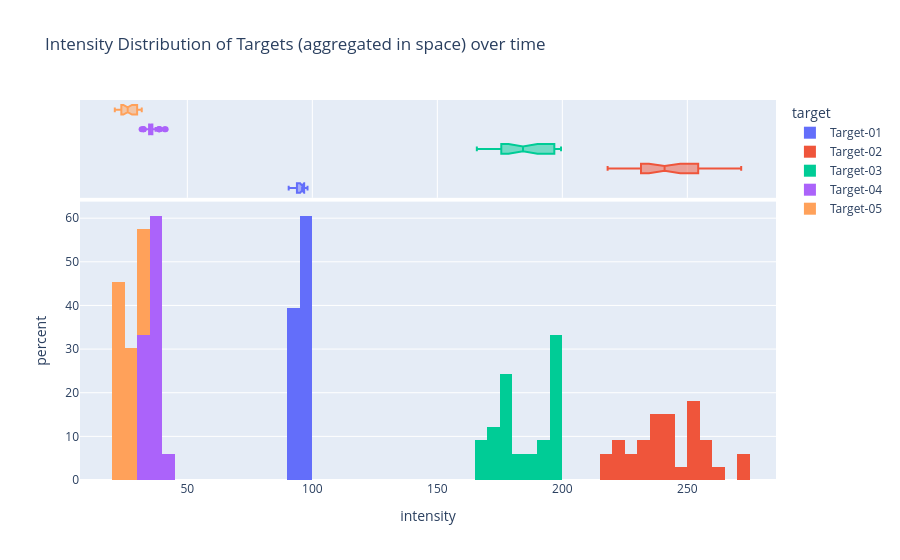

Notebook cell for this chart:
### Markdown cell above
https://plotly.com/chart-studio-help/histogram/#normalizing-a-histogram

### Code cell
plot_data = subtarget_statistics.loc[:, pd.IndexSlice[:, "grey"]]
plot_data = plot_data.melt(value_name="intensity")

fig = px.histogram(
    plot_data,
    x="intensity",
    color="target",
    marginal="box",  # can be 'rug', `box`, `violin`
    hover_data=plot_data.columns,
    histfunc="count",  # can be "avg"
    nbins=100,
    histnorm="percent",  # '', 'percent', 'probability', 'density', 'probability density'
    title="Intensity Distribution of Targets (aggregated in space) over time",
    # log_y=True,
)
fig.show()

### Figure 1 — Plotly figure (JSON) as saved in the notebook; plotly's stock layout.template omitted (floating-point values rounded to 4 significant figures)
{"data": [{"bingroup": "x", "histfunc": "count", "histnorm": "percent", "hovertemplate": "target=Target-01<br>intensity=%{x}<br>percent=%{y}<extra></extra>", "legendgroup": "Target-01", "marker": {"color": "#636efa", "pattern": {"shape": ""}}, "name": "Target-01", "nbinsx": 100, "orientation": "v", "showlegend": true, "type": "histogram", "x": [93.78, 97.54, 98.07, 96.45, 97.15, 96.42, 97.84, 96.71, 95.68, 94.65, 93.86, 95.18, 95.92, 96.67, 96.58, 97.01, 96.81, 96.27, 96.65, 96.37, 95.51, 94.84, 93.9, 91.49, 90.54, 92.11, 94.08, 92.09, 91.03, 90.79, 92.65, 96.98, 97.1], "xaxis": "x", "yaxis": "y"}, {"customdata": [["Target-01", "grey"], ["Target-01", "grey"], ["Target-01", "grey"], ["Target-01", "grey"], ["Target-01", "grey"], ["Target-01", "grey"], ["Target-01", "grey"], ["Target-01", "grey"], ["Target-01", "grey"], ["Target-01", "grey"], ["Target-01", "grey"], ["Target-01", "grey"], ["Target-01", "grey"], ["Target-01", "grey"], ["Target-01", "grey"], ["Target-01", "grey"], ["Target-01", "grey"], ["Target-01", "grey"], ["Target-01", "grey"], ["Target-01", "grey"], ["Target-01", "grey"], ["Target-01", "grey"], ["Target-01", "grey"], ["Target-01", "grey"], ["Target-01", "grey"], ["Target-01", "grey"], ["Target-01", "grey"], ["Target-01", "grey"], ["Target-01", "grey"], ["Target-01", "grey"], ["Target-01", "grey"], ["Target-01", "grey"], ["Target-01", "grey"]], "hovertemplate": "target=%{customdata[0]}<br>intensity=%{x}<br>color=%{customdata[1]}<extra></extra>", "legendgroup": "Target-01", "marker": {"color": "#636efa"}, "name": "Target-01", "notched": true, "showlegend": false, "type": "box", "x": [93.78, 97.54, 98.07, 96.45, 97.15, 96.42, 97.84, 96.71, 95.68, 94.65, 93.86, 95.18, 95.92, 96.67, 96.58, 97.01, 96.81, 96.27, 96.65, 96.37, 95.51, 94.84, 93.9, 91.49, 90.54, 92.11, 94.08, 92.09, 91.03, 90.79, 92.65, 96.98, 97.1], "xaxis": "x2", "yaxis": "y2"}, {"bingroup": "x", "histfunc": "count", "histnorm": "percent", "hovertemplate": "target=Target-02<br>intensity=%{x}<br>percent=%{y}<extra></extra>", "legendgroup": "Target-02", "marker": {"color": "#EF553B", "pattern": {"shape": ""}}, "name": "Target-02", "nbinsx": 100, "orientation": "v", "showlegend": true, "type": "histogram", "x": [231.8, 239.7, 239.5, 238.1, 244.0, 254.4, 270.5, 262.7, 253.9, 240.8, 239.8, 241.4, 243.2, 248.5, 254.4, 256.9, 256.7, 254.3, 251.3, 240.9, 237.6, 231.6, 230.9, 222.4, 225.8, 223.9, 222.6, 219.0, 218.1, 228.6, 250.4, 259.9, 271.5], "xaxis": "x", "yaxis": "y"}, {"customdata": [["Target-02", "grey"], ["Target-02", "grey"], ["Target-02", "grey"], ["Target-02", "grey"], ["Target-02", "grey"], ["Target-02", "grey"], ["Target-02", "grey"], ["Target-02", "grey"], ["Target-02", "grey"], ["Target-02", "grey"], ["Target-02", "grey"], ["Target-02", "grey"], ["Target-02", "grey"], ["Target-02", "grey"], ["Target-02", "grey"], ["Target-02", "grey"], ["Target-02", "grey"], ["Target-02", "grey"], ["Target-02", "grey"], ["Target-02", "grey"], ["Target-02", "grey"], ["Target-02", "grey"], ["Target-02", "grey"], ["Target-02", "grey"], ["Target-02", "grey"], ["Target-02", "grey"], ["Target-02", "grey"], ["Target-02", "grey"], ["Target-02", "grey"], ["Target-02", "grey"], ["Target-02", "grey"], ["Target-02", "grey"], ["Target-02", "grey"]], "hovertemplate": "target=%{customdata[0]}<br>intensity=%{x}<br>color=%{customdata[1]}<extra></extra>", "legendgroup": "Target-02", "marker": {"color": "#EF553B"}, "name": "Target-02", "notched": true, "showlegend": false, "type": "box", "x": [231.8, 239.7, 239.5, 238.1, 244.0, 254.4, 270.5, 262.7, 253.9, 240.8, 239.8, 241.4, 243.2, 248.5, 254.4, 256.9, 256.7, 254.3, 251.3, 240.9, 237.6, 231.6, 230.9, 222.4, 225.8, 223.9, 222.6, 219.0, 218.1, 228.6, 250.4, 259.9, 271.5], "xaxis": "x2", "yaxis": "y2"}, {"bingroup": "x", "histfunc": "count", "histnorm": "percent", "hovertemplate": "target=Target-03<br>intensity=%{x}<br>percent=%{y}<extra></extra>", "legendgroup": "Target-03", "marker": {"color": "#00cc96", "pattern": {"shape": ""}}, "name": "Target-03", "nbinsx": 100, "orientation": "v", "showlegend": true, "type": "histogram", "x": [173.3, 175.1, 173.2, 171.2, 177.1, 177.5, 185.3, 197.0, 197.8, 193.7, 196.8, 195.2, 196.2, 196.8, 198.7, 199.5, 199.4, 198.9, 197.3, 190.9, 183.4, 178.2, 175.9, 169.4, 172.1, 175.8, 175.7, 165.8, 167.6, 178.6, 187.6, 190.3, 184.3], "xaxis": "x", "yaxis": "y"}, {"customdata": [["Target-03", "grey"], ["Target-03", "grey"], ["Target-03", "grey"], ["Target-03", "grey"], ["Target-03", "grey"], ["Target-03", "grey"], ["Target-03", "grey"], ["Target-03", "grey"], ["Target-03", "grey"], ["Target-03", "grey"], ["Target-03", "grey"], ["Target-03", "grey"], ["Target-03", "grey"], ["Target-03", "grey"], ["Target-03", "grey"], ["Target-03", "grey"], ["Target-03", "grey"], ["Target-03", "grey"], ["Target-03", "grey"], ["Target-03", "grey"], ["Target-03", "grey"], ["Target-03", "grey"], ["Target-03", "grey"], ["Target-03", "grey"], ["Target-03", "grey"], ["Target-03", "grey"], ["Target-03", "grey"], ["Target-03", "grey"], ["Target-03", "grey"], ["Target-03", "grey"], ["Target-03", "grey"], ["Target-03", "grey"], ["Target-03", "grey"]], "hovertemplate": "target=%{customdata[0]}<br>intensity=%{x}<br>color=%{customdata[1]}<extra></extra>", "legendgroup": "Target-03", "marker": {"color": "#00cc96"}, "name": "Target-03", "notched": true, "showlegend": false, "type": "box", "x": [173.3, 175.1, 173.2, 171.2, 177.1, 177.5, 185.3, 197.0, 197.8, 193.7, 196.8, 195.2, 196.2, 196.8, 198.7, 199.5, 199.4, 198.9, 197.3, 190.9, 183.4, 178.2, 175.9, 169.4, 172.1, 175.8, 175.7, 165.8, 167.6, 178.6, 187.6, 190.3, 184.3], "xaxis": "x2", "yaxis": "y2"}, {"bingroup": "x", "histfunc": "count", "histnorm": "percent", "hovertemplate": "target=Target-04<br>intensity=%{x}<br>percent=%{y}<extra></extra>", "legendgroup": "Target-04", "marker": {"color": "#ab63fa", "pattern": {"shape": ""}}, "name": "Target-04", "nbinsx": 100, "orientation": "v", "showlegend": true, "type": "histogram", "x": [35.51, 35.64, 34.95, 35.08, 35.07, 41.33, 35.2, 40.92, 35.85, 35.1, 34.87, 35.06, 35.51, 35.47, 35.88, 36.0, 36.09, 35.19, 35.21, 34.97, 34.24, 33.71, 39.03, 32.31, 38.55, 38.69, 38.78, 37.3, 31.71, 32.6, 32.9, 33.39, 32.41], "xaxis": "x", "yaxis": "y"}, {"customdata": [["Target-04", "grey"], ["Target-04", "grey"], ["Target-04", "grey"], ["Target-04", "grey"], ["Target-04", "grey"], ["Target-04", "grey"], ["Target-04", "grey"], ["Target-04", "grey"], ["Target-04", "grey"], ["Target-04", "grey"], ["Target-04", "grey"], ["Target-04", "grey"], ["Target-04", "grey"], ["Target-04", "grey"], ["Target-04", "grey"], ["Target-04", "grey"], ["Target-04", "grey"], ["Target-04", "grey"], ["Target-04", "grey"], ["Target-04", "grey"], ["Target-04", "grey"], ["Target-04", "grey"], ["Target-04", "grey"], ["Target-04", "grey"], ["Target-04", "grey"], ["Target-04", "grey"], ["Target-04", "grey"], ["Target-04", "grey"], ["Target-04", "grey"], ["Target-04", "grey"], ["Target-04", "grey"], ["Target-04", "grey"], ["Target-04", "grey"]], "hovertemplate": "target=%{customdata[0]}<br>intensity=%{x}<br>color=%{customdata[1]}<extra></extra>", "legendgroup": "Target-04", "marker": {"color": "#ab63fa"}, "name": "Target-04", "notched": true, "showlegend": false, "type": "box", "x": [35.51, 35.64, 34.95, 35.08, 35.07, 41.33, 35.2, 40.92, 35.85, 35.1, 34.87, 35.06, 35.51, 35.47, 35.88, 36.0, 36.09, 35.19, 35.21, 34.97, 34.24, 33.71, 39.03, 32.31, 38.55, 38.69, 38.78, 37.3, 31.71, 32.6, 32.9, 33.39, 32.41], "xaxis": "x2", "yaxis": "y2"}, {"bingroup": "x", "histfunc": "count", "histnorm": "percent", "hovertemplate": "target=Target-05<br>intensity=%{x}<br>percent=%{y}<extra></extra>", "legendgroup": "Target-05", "marker": {"color": "#FFA15A", "pattern": {"shape": ""}}, "name": "Target-05", "nbinsx": 100, "orientation": "v", "showlegend": true, "type": "histogram", "x": [23.38, 23.49, 23.36, 23.26, 23.63, 23.32, 24.55, 27.45, 27.24, 31.77, 31.58, 31.06, 31.05, 30.98, 30.62, 30.43, 26.43, 30.09, 26.15, 26.53, 29.87, 24.08, 25.44, 23.74, 23.65, 20.99, 23.88, 22.42, 21.68, 24.03, 26.8, 28.13, 27.95], "xaxis": "x", "yaxis": "y"}, {"customdata": [["Target-05", "grey"], ["Target-05", "grey"], ["Target-05", "grey"], ["Target-05", "grey"], ["Target-05", "grey"], ["Target-05", "grey"], ["Target-05", "grey"], ["Target-05", "grey"], ["Target-05", "grey"], ["Target-05", "grey"], ["Target-05", "grey"], ["Target-05", "grey"], ["Target-05", "grey"], ["Target-05", "grey"], ["Target-05", "grey"], ["Target-05", "grey"], ["Target-05", "grey"], ["Target-05", "grey"], ["Target-05", "grey"], ["Target-05", "grey"], ["Target-05", "grey"], ["Target-05", "grey"], ["Target-05", "grey"], ["Target-05", "grey"], ["Target-05", "grey"], ["Target-05", "grey"], ["Target-05", "grey"], ["Target-05", "grey"], ["Target-05", "grey"], ["Target-05", "grey"], ["Target-05", "grey"], ["Target-05", "grey"], ["Target-05", "grey"]], "hovertemplate": "target=%{customdata[0]}<br>intensity=%{x}<br>color=%{customdata[1]}<extra></extra>", "legendgroup": "Target-05", "marker": {"color": "#FFA15A"}, "name": "Target-05", "notched": true, "showlegend": false, "type": "box", "x": [23.38, 23.49, 23.36, 23.26, 23.63, 23.32, 24.55, 27.45, 27.24, 31.77, 31.58, 31.06, 31.05, 30.98, 30.62, 30.43, 26.43, 30.09, 26.15, 26.53, 29.87, 24.08, 25.44, 23.74, 23.65, 20.99, 23.88, 22.42, 21.68, 24.03, 26.8, 28.13, 27.95], "xaxis": "x2", "yaxis": "y2"}], "layout": {"barmode": "relative", "legend": {"title": {"text": "target"}, "tracegroupgap": 0}, "title": {"text": "Intensity Distribution of Targets (aggregated in space) over time"}, "xaxis": {"anchor": "y", "domain": [0.0, 1.0], "title": {"text": "intensity"}}, "xaxis2": {"anchor": "y2", "domain": [0.0, 1.0], "matches": "x", "showgrid": true, "showticklabels": false}, "yaxis": {"anchor": "x", "domain": [0.0, 0.7326], "title": {"text": "percent"}}, "yaxis2": {"anchor": "x2", "domain": [0.7426, 1.0], "matches": "y2", "showgrid": false, "showline": false, "showticklabels": false, "ticks": ""}}}
